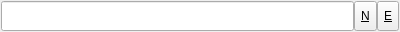
<ui version="4.0" >
 <class>SqlDelegateUi</class>
 <widget class="QWidget" name="SqlDelegateUi" >
  <property name="geometry" >
   <rect>
    <x>0</x>
    <y>0</y>
    <width>400</width>
    <height>32</height>
   </rect>
  </property>
  <property name="windowTitle" >
   <string>Form</string>
  </property>
  <layout class="QGridLayout" >
   <property name="leftMargin" >
    <number>1</number>
   </property>
   <property name="topMargin" >
    <number>1</number>
   </property>
   <property name="rightMargin" >
    <number>1</number>
   </property>
   <property name="bottomMargin" >
    <number>1</number>
   </property>
   <property name="horizontalSpacing" >
    <number>0</number>
   </property>
   <property name="verticalSpacing" >
    <number>0</number>
   </property>
   <item row="0" column="0" >
    <widget class="QLineEdit" name="lineEdit" >
     <property name="sizePolicy" >
      <sizepolicy vsizetype="Expanding" hsizetype="Expanding" >
       <horstretch>0</horstretch>
       <verstretch>0</verstretch>
      </sizepolicy>
     </property>
     <property name="toolTip" >
      <string>Edit data here</string>
     </property>
    </widget>
   </item>
   <item row="0" column="1" >
    <widget class="QToolButton" name="nullButton" >
     <property name="sizePolicy" >
      <sizepolicy vsizetype="Expanding" hsizetype="Fixed" >
       <horstretch>0</horstretch>
       <verstretch>0</verstretch>
      </sizepolicy>
     </property>
     <property name="toolTip" >
      <string>Set value to the NULL</string>
     </property>
     <property name="text" >
      <string>&amp;N</string>
     </property>
     <property name="shortcut" >
      <string>Ctrl+Shift+N</string>
     </property>
    </widget>
   </item>
   <item row="0" column="2" >
    <widget class="QToolButton" name="editButton" >
     <property name="sizePolicy" >
      <sizepolicy vsizetype="Expanding" hsizetype="Fixed" >
       <horstretch>0</horstretch>
       <verstretch>0</verstretch>
      </sizepolicy>
     </property>
     <property name="toolTip" >
      <string>Open multiline editor</string>
     </property>
     <property name="text" >
      <string>&amp;E</string>
     </property>
     <property name="shortcut" >
      <string>Ctrl+Shift+E</string>
     </property>
    </widget>
   </item>
  </layout>
 </widget>
 <resources>
  <include location="icons/icons.qrc" />
 </resources>
 <connections/>
</ui>
